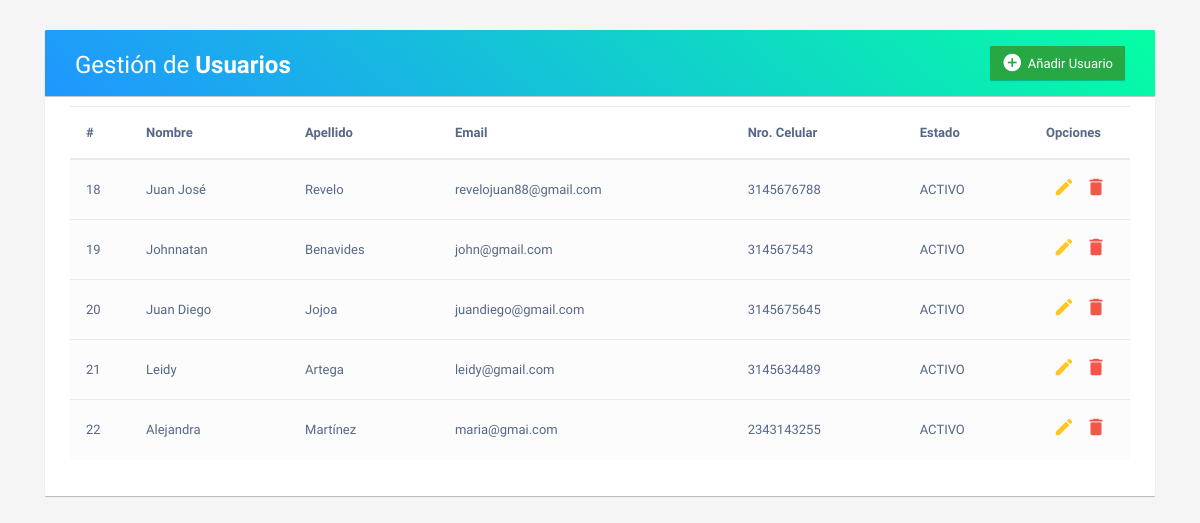
The page / on the database its author committed.
### tables this page shows
CREATE TABLE `usuario` (
  `id` int(11) NOT NULL,
  `nombre` varchar(100) NOT NULL,
  `apellido` varchar(100) NOT NULL,
  `email` varchar(100) NOT NULL,
  `contraseña` varchar(100) NOT NULL,
  `celular` varchar(10) NOT NULL,
  `estado` char(1) NOT NULL DEFAULT 'A'
);

### index.php (the view, shortened to what this page needs)
<!DOCTYPE html>
<html lang="es">
<head>
    <link rel="stylesheet" href="./css/bootstrap.min.css">
    <link rel="stylesheet" href="https://cdn.jsdelivr.net/npm/bootstrap-icons@1.10.2/font/bootstrap-icons.css">
    <link rel="stylesheet" href="./css/styles.css">
</head>
<body>
    <div class="container mt-4 mb-3">
    <?php
        $bd = conectar();
        $sql = "SELECT id, nombre, apellido, email, celular, estado FROM usuario";
        $datos = mysqli_query($bd, $sql);
    ?>
        <div class="table-wrapper table-responsive">
            <div class="table-title">
                <div class="row">
                    <div class="col-sm-6">
                        <h2>Gestión de <b>Usuarios</b></h2>
                    </div>
                    <div class="col-sm-6">
                        <a onclick="añadir()" href="#addEmployeeModal" class="btn btn-success" data-toggle="modal"><i class="material-icons">&#xE147;</i> <span>Añadir Usuario</span></a>
                    </div>
                </div>
            </div>
            <table id="tblUsuarios" class="table table-striped table-hover">
                <thead>
                    <tr>
                        <th class='p-3'>#</th>
                        <th class='p-3'>Nombre</th>
                        <th class='p-3'>Apellido</th>
                        <th class='p-3'>Email</th>
                        <th class='p-3'>Nro. Celular</th>
                        <th class='p-3'>Estado</th>
                        <th class='p-3'>Opciones</th>
                    </tr>
                </thead>
                <tbody>
                    <?php
                        while ($arr = mysqli_fetch_array($datos)) {
                            $est = 'INACTIVO';
                            if($arr[5] == 'A'){
                                $est = 'ACTIVO';
                            }
                            echo "<tr>";
                                echo "<td class='p-3'>$arr[0]</td>";
                                echo "<td class='p-3'>$arr[1]</td>";
                                echo "<td class='p-3'>$arr[2]</td>";
                                echo "<td class='p-3'>$arr[3]</td>";
                                echo "<td class='p-3'>$arr[4]</td>";
                                echo "<td class='p-3'>$est</td>";
                                echo "<td class='p-3 text-center'>";
                                    echo "<a href='#' onclick=editar('$arr[0]') class='edit'><i class='material-icons' data-toggle='tooltip' title='Edit'>&#xE254;</i></a>";
                                    echo "<a href='#' onclick=eliminar('$arr[0]') class='delete'><i class='material-icons' data-toggle='tooltip' title='Delete'>&#xE872;</i></a>";
                                echo "</td>";
                            echo "<tr>";
                        }
                    ?>
                </tbody>
            </table>
        </div>
    </div>
</body>
</html>

### css/styles.css (style rules this page uses)
body { color: #566787; background: #f5f5f5; font-family: 'Varela Round', sans-serif; font-size: 13px; }
.table-wrapper { background: #fff; padding: 20px 25px; margin: 30px 0; border-radius: 1px; box-shadow: 0 1px 1px rgba(0, 0, 0, 0.247); }
.table-title { padding-bottom: 15px; background: linear-gradient(40deg, #2096ff, #05ffa3) !important; color: #fff; padding: 16px 30px; margin: -20px -25px 10px; border-radius: 1px 1px 0 0; box-shadow: 0 1px 1px rgba(0, 0, 0, 0.247); }
.table-title h2 { margin: 5px 0 0; font-size: 24px; }
.table-title .btn { color: #fff; float: right; font-size: 13px; border: none; min-width: 50px; border-radius: 1px; border: none; outline: none !important; margin-left: 10px; box-shadow: 0 1px 1px rgba(0, 0, 0, 0.247); }
.table-title .btn i { float: left; font-size: 21px; margin-right: 5px; }
.table-title .btn span { float: left; margin-top: 2px; }
table.table tr th, table.table tr td { border-color: #e9e9e9; padding: 12px 15px; vertical-align: middle; }
table.table tr th:first-child { width: 60px; }
table.table tr th:last-child { width: 100px; }
table.table-striped tbody tr:nth-of-type(odd) { background-color: #fcfcfc; }
table.table td:last-child i { opacity: 0.9; font-size: 22px; margin: 0 5px; }
table.table td a { font-weight: bold; color: #566787; display: inline-block; text-decoration: none; outline: none !important; }
table.table td a.edit { color: #FFC107; }
table.table td a.delete { color: #F44336; }
table.table td i { font-size: 19px; }

### rows shown on the page
usuario: id "18", nombre "Juan José", apellido "Revelo", email "revelojuan88@gmail.com", celular "3145676788", estado "ACTIVO"
usuario: id "19", nombre "Johnnatan", apellido "Benavides", email "john@gmail.com", celular "314567543", estado "ACTIVO"
usuario: id "20", nombre "Juan Diego", apellido "Jojoa", email "juandiego@gmail.com", celular "3145675645", estado "ACTIVO"
usuario: id "21", nombre "Leidy", apellido "Artega", email "leidy@gmail.com", celular "3145634489", estado "ACTIVO"
usuario: id "22", nombre "Alejandra", apellido "Martínez", email "maria@gmai.com", celular "2343143255", estado "ACTIVO"
